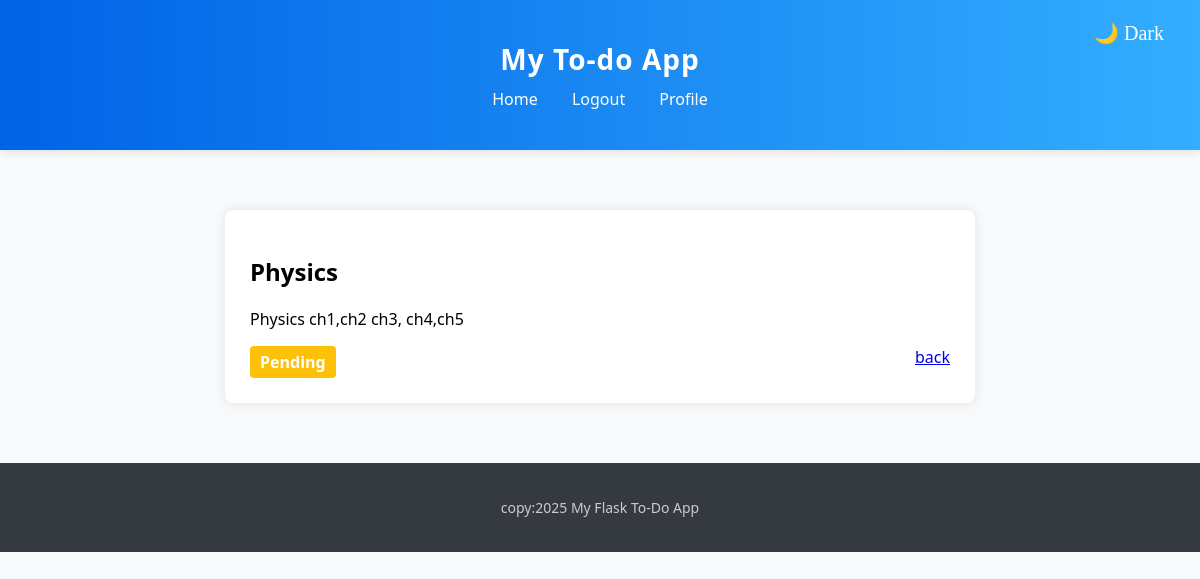
The page /description/2 (signed in) on the database its author committed.
### app/models.py (models this page shows)
class Task(db.Model):
    __tablename__='task'
    id=db.Column(db.Integer, primary_key=True)
    title=db.Column(db.String(100), nullable=False)
    description=db.Column(db.String(300), nullable=False)
    status=db.Column(db.String(20), default="Pending")
    user_id = db.Column(db.Integer, db.ForeignKey('register.uid'), nullable=False)

### app/routes/tasks.py (the view)
@tasks_bp.route('/description/<int:task_id>',methods=["GET","POST"])
def description(task_id):
    if 'user_id' not in session:
        return redirect(url_for('auth.login'))
    else:
       data= Task.query.filter_by(user_id=session['user_id'],id=task_id).first()
    return render_template('description.html',data=data)

### app/templates/description.html (shortened to what this page needs)
{% extends "base.html" %}
{% block content %}
 <div class="task-box">
    <div class="details">
    <h2>{{data.title}}</h2>
    <p>{{data.description}}</p>
    </div>
    <div class="status_details" style="display: flex; justify-content: space-between;">
        <span class="badge {{data.status|lower}}">{{data.status}}</span>
        <a href="{{url_for('tasks.view_tasks')}}">back</a>
    </div>
 </div>
{% endblock %}

### app/static/style.css (style rules this page uses)
body { margin:0; font-family:'Segoe UI', Tahoma, Geneva, Verdana, sans-serif; background-color: #f8f9fa; }
.task-box { max-width: 700px; margin: 40px auto; background-color: white; padding: 25px; border-radius: 8px; box-shadow: 0 0 10px rgba(0,0,0,0.1); }
.badge { padding: 5px 10px; border-radius: 4px; font-weight: bold; color: white; }
.badge.pending { background-color: #ffc107; }

### rows shown on the page
Task: title "Physics", description "Physics ch1,ch2 ch3, ch4,ch5", status "Pending"

### other values the page prints
{{ 2025 }} "2025"
